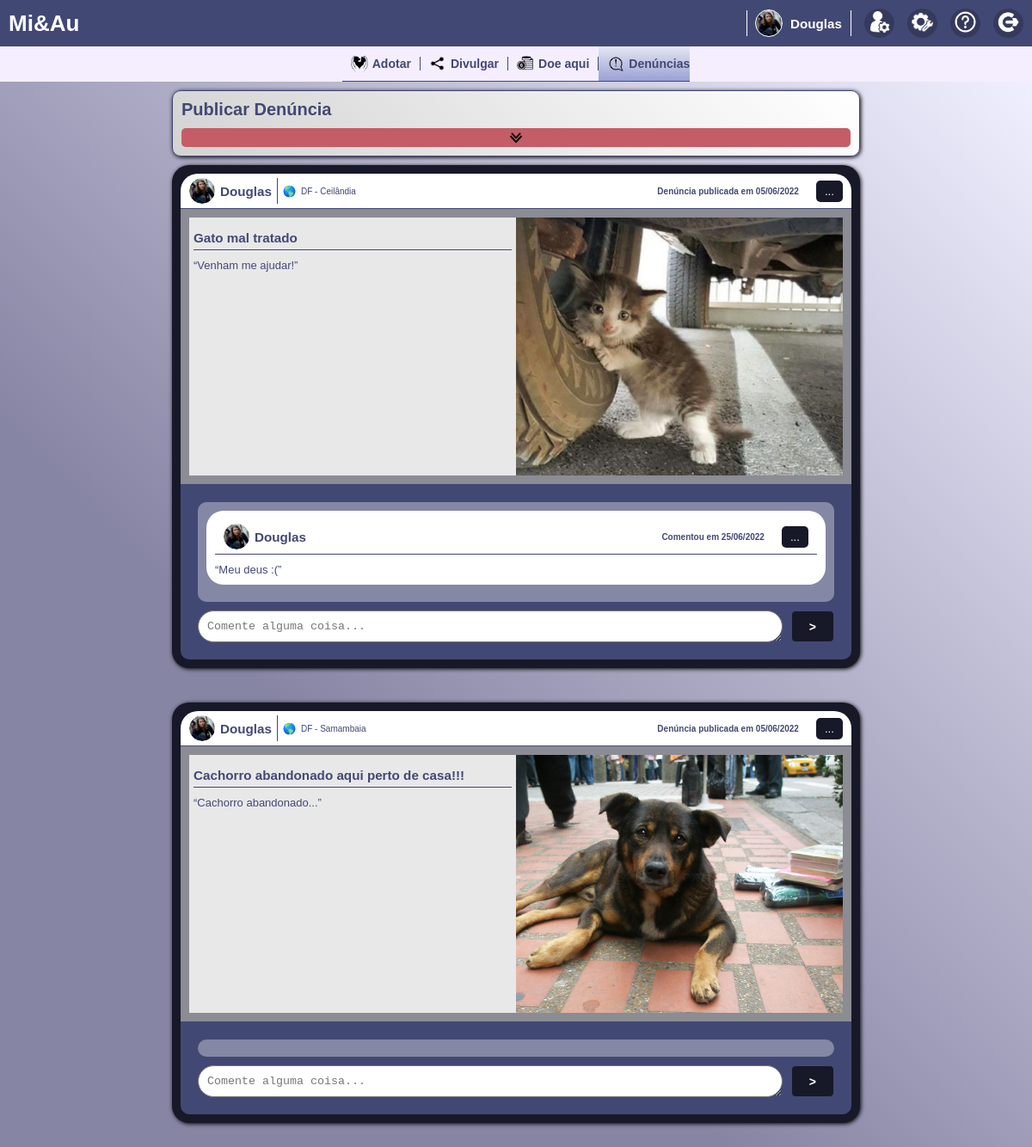
Screenshot of /view/denuncias.php (signed in) with the database file from the repository.
### tables this page shows
CREATE TABLE `html` (
  `idtag` int(11) NOT NULL AUTO_INCREMENT,
  `name` varchar(50) NOT NULL,
  `content` text NOT NULL,
  PRIMARY KEY (`idtag`)
);

CREATE TABLE `denuncia` (
  `iddenuncia` int(5) unsigned zerofill NOT NULL AUTO_INCREMENT,
  `idusuario` int(5) unsigned zerofill NOT NULL,
  `estado` char(2) NOT NULL,
  `cidade` varchar(50) NOT NULL,
  `foto` varchar(255) DEFAULT NULL,
  `titulo` varchar(255) DEFAULT NULL,
  `descricao` text NOT NULL,
  `situacaoDenuncia` tinyint(1) NOT NULL DEFAULT 1,
  `dataCadastro` date NOT NULL,
  PRIMARY KEY (`iddenuncia`),
  KEY `denuncia_ibfk_idx` (`idusuario`),
  CONSTRAINT `denuncia_ibfk_1` FOREIGN KEY (`idusuario`) REFERENCES `usuarios` (`idusuario`) ON DELETE NO ACTION ON UPDATE NO ACTION
);

CREATE TABLE `usuarios` (
  `idusuario` int(5) unsigned zerofill NOT NULL AUTO_INCREMENT,
  `nome` varchar(30) NOT NULL,
  `sobrenome` varchar(60) NOT NULL,
  `email` varchar(60) NOT NULL,
  `telefone` varchar(14) DEFAULT NULL,
  `estado` char(2) DEFAULT NULL,
  `cidade` varchar(50) DEFAULT NULL,
  `senha` varchar(30) NOT NULL,
  `img_usuario` varchar(255) NOT NULL DEFAULT '../images/usuarios/unset.png',
  `perfil` char(1) NOT NULL DEFAULT 'U',
  `situacaoUsuario` tinyint(1) NOT NULL DEFAULT 1,
  PRIMARY KEY (`idusuario`),
  UNIQUE KEY `email_UNIQUE` (`email`)
);

CREATE TABLE `comentarios_denuncia` (
  `idcomentario` int(5) unsigned zerofill NOT NULL AUTO_INCREMENT,
  `iddenuncia` int(5) unsigned zerofill NOT NULL,
  `idusuario` int(5) unsigned zerofill NOT NULL,
  `texto` text NOT NULL,
  `situacaoComentario` tinyint(1) DEFAULT 1,
  `dataComentario` date NOT NULL,
  PRIMARY KEY (`idcomentario`),
  KEY `iddenuncia` (`iddenuncia`),
  KEY `idusuario` (`idusuario`),
  CONSTRAINT `comentarios_denuncia_ibfk_1` FOREIGN KEY (`iddenuncia`) REFERENCES `denuncia` (`iddenuncia`),
  CONSTRAINT `comentarios_denuncia_ibfk_2` FOREIGN KEY (`idusuario`) REFERENCES `usuarios` (`idusuario`)
);

### model/DAO/htmlDAO.php (called while the page is built)
<?php
class htmlDAO{
    function escreverHTML($name){
    try{
        $conn = new PDO('mysql:host=localhost;dbname=projetomiau;charset=utf8',"root","");
        $sql = "SELECT * FROM html where name=?";
        $stmt= $conn->prepare($sql);
        $stmt->bindValue(1,$name);
        $stmt->execute();
        $retorno = $stmt->fetchAll(PDO::FETCH_ASSOC);
        return $retorno;
    }catch(PDOException $e){
        echo $e->getMessage();
    }
    }
}
?>

### model/DAO/denunciaDAO.php (called while the page is built, shortened)
<?php
class denunciaDAO{
    public function listarDenuncias(){
        try{
            $conn = new PDO('mysql:host=localhost;dbname=projetomiau;charset=utf8',"root","");
            $sql = "SELECT * FROM denuncia ORDER BY iddenuncia DESC";
            $stmt = $conn->prepare($sql);
            $stmt->execute();
            $retorno = $stmt->fetchAll(PDO::FETCH_ASSOC);
            return $retorno;
        }catch(PDOException $e){
            echo $e->getMessage();
        }
    }
}
?>

### model/DAO/usuarioDAO.php (called while the page is built, shortened)
<?php
class usuarioDAO{
public function pesquisarUsuario($id){
    try{
        $conn = new PDO('mysql:host=localhost;dbname=projetomiau;charset=utf8',"root","");
        $sql = "SELECT * FROM usuarios WHERE idusuario=?";
        $stmt = $conn->prepare($sql);
        $stmt->bindValue(1,$id);
        $stmt->execute();
        $retorno = $stmt->fetch(PDO::FETCH_ASSOC);
        return $retorno;
    }catch(PDOException $e){
        echo $e->getMessage();
    }
}
}
?>

### model/DAO/comentarioDAO.php (called while the page is built, shortened)
<?php
class comentarioDAO{
    public function listarComentariosDenuncia($iddenuncia){
        try{
            $conn = new PDO('mysql:host=localhost;dbname=projetomiau;charset=utf8','root','');
            $sql = 'SELECT * FROM comentarios_denuncia WHERE iddenuncia=? and situacaoComentario=1 ORDER BY idcomentario DESC';
            $stmt = $conn->prepare($sql);
            $stmt->bindValue(1,$iddenuncia);
            $stmt->execute();
            $retorno = $stmt->fetchAll(PDO::FETCH_ASSOC);
            return $retorno;
        }catch(PDOException $e){
            echo $e->getMessage();
        }
    }
}
?>

### view/denuncias.php (the view, shortened to what this page needs)
<!DOCTYPE html>
<html lang="en">
<head>
    <link rel="stylesheet" href="../css/padrao.css">
    <link rel="stylesheet" href="../css/adotar.css">
    <link rel="stylesheet" href="../css/doe-aqui.css">
</head>
<body>
    <header>
        <div class="header-container">
            <h1>Mi&Au</h1>
            <div class="perfil-selecoes">
                <a class="usuario-id" href="perfil.php?id=<?=$_SESSION["id"]?>">
                    <img src="<?=$_SESSION["img_usuario"]?>">
                    <h3><?=$_SESSION["nome"]?></h3>
                </a>
                <?php
                    if($_SESSION["perfil"] == "A"){
                        echo "<a href='ferramentas-adm.php'><img src='../images/cabecalho_icones/adm-settings2.png'></a>";
                    }
                ?>
                <a href="editarPerfil.php"><img src="../images/cabecalho_icones/settings2.png"></a>
                <a href="faleConosco.php"><img src="../images/cabecalho_icones/support2.png"></a>
                <a href="../control/logoutControl.php"><img src="../images/cabecalho_icones/logoff2.png"></a>
            </div>
        </div>
        <?php
            require_once "../model/DAO/htmlDAO.php";
            $htmlDAO = new htmlDAO();
            $retorno = $htmlDAO->escreverHTML("nav");
            foreach($retorno as $tag){
                echo $tag["content"];
            }
        ?>
    </header>
    <main class="table-row">
        <section>
            <section class="publicar-denuncia" style="background-image:linear-gradient(45deg,lightgrey,white);padding:10px;border-radius:10px;border:1px solid #424874;max-width:800px;margin:10px auto;box-shadow:1px 1px 5px black">
                <h3>Publicar Denúncia</h3>
                <button class="abrir-fechar-bttn">
                    <div class="abrir-fechar-arrow"></div>
                </button>
            </section>
        <?php
            require_once "../model/DAO/denunciaDAO.php";
            $denunciaConn = new denunciaDAO();
            $retorno = $denunciaConn->listarDenuncias();
            foreach($retorno as $denuncia){
        ?>
                <article class="post">
                    <section class="post-id">
                        <div class="usuario-id">
                            <a href="perfil.php?id=<?=$denuncia["idusuario"]?>">
                            <?php
                            require_once "../model/DAO/usuarioDAO.php";
                            $usuarioConn = new usuarioDAO();
                            $divulgador = $usuarioConn->pesquisarUsuario($denuncia["idusuario"]);
                            ?>
                                <img src="<?=$divulgador["img_usuario"]?>">
                                <h3><?=$divulgador["nome"]?></h3>
                            </a>
                            <div>
                                <img src="../images/tools/world.png">
                                <p><?=$denuncia["estado"]?> - <?=$denuncia["cidade"]?></p>
                            </div>
                        </div>
                        <div class="post-id-selections">
                            <p>Denúncia publicada em <?php echo date('d/m/Y', strtotime($denuncia["dataCadastro"])); ?></p>
                            <button class="post-options">...</button>
                        </div>
                    </section>
                    <section class="animal-id">
                        <div>
                            <h3><?=$denuncia["titulo"]?></h3>
                            <q><?=$denuncia["descricao"]?></q>
                        </div>
                        <img src="<?=$denuncia["foto"]?>">
                    </section>
                    <section class="comentarios-section">
                        <div class="comentarios-container">
                        <?php
                            require_once "../model/DAO/comentarioDAO.php";
                            $comentarioConn = new comentarioDAO();
                            $comentarios = $comentarioConn->listarComentariosDenuncia($denuncia["iddenuncia"]);
                            foreach($comentarios as $comentario){
                        ?>
                            <article>
                                <?php
                                    require_once "../model/DAO/usuarioDAO.php";
                                    $usuarioConn = new usuarioDAO();
                                    $usuario = $usuarioConn->pesquisarUsuario($comentario["idusuario"]);
                                ?>
                                <div class="post-id">
                                    <div class="usuario-id">
                                        <img src="<?=$usuario["img_usuario"]?>">
                                        <h3><?=$usuario["nome"]?></h3>
                                    </div>
                                    <div class="post-id-selections">
                                        <p>Comentou em <?php echo date('d/m/Y', strtotime($comentario["dataComentario"])); ?></p>
                                        <button class="comentario-options">...</button>
                                    </div>
                                </div>
                                <q><?=$comentario["texto"]?></q>
                            </article>
                        <?php
                            }
                        ?>
                        </div>
                        <form action="../control/comentarDenunciaControl.php?local=denuncias" method="POST">
                            <textarea placeholder="Comente alguma coisa..." cols="30" rows="1" name="comentario"></textarea>
                            <input type="submit" value=">" title="Comentar">
                        </form>
                    </section>
                </article>
            <?php
                }
            ?>
        </section>
    </main>
</body>
</html>

### css/padrao.css (style rules this page uses)
html,body { height:100%; color:#424874; }
body { background-color:#F4EEFF; font-family:sans-serif; font-size:13px; width:100%; height:100%; min-width:500px; margin:0; padding:0; overflow: hidden; display:table; }
.flex { display:flex; justify-content:center; }
.table-row { display:table-row; overflow-y:scroll; height:100%; }
img { object-fit:cover; object-position:center; }
header .header-container { background-color:#424874; width:100%; display:flex; align-items:center; justify-content:space-between; padding:10px; color:white; }
header .header-container a:nth-child(1n+2) { background-color:rgba(0, 0, 0, 0.2); border-radius:50%; padding:3px 5px; }
header .header-container a:nth-child(1n+2) img { width:25px; height:25px; }
.perfil-selecoes { margin:0; gap:15px; display:flex; align-items:center; }
.usuario-id { border-left:1px solid; border-right:1px solid; display:flex; align-items:center; margin:0; padding:0 10px; gap:10px; cursor:pointer; }
h1,h3 { margin:0; }
.usuario-id img { width:30px; height:30px; border-color:white; border-radius:50%; outline:white solid 1px; }
nav { width:100%; }
nav ul { list-style:none; display:flex; padding:0; border-bottom:1px solid; margin:0; font-size:12px; }
li { display:inline; }
nav li a { color:#424874; display:flex; align-items:center; gap:5px; padding:10px 0 10px 10px; }
li a h3 { margin:0; }
li:not(li:last-child) a h3 { padding-right:10px; border-right:1px solid; }
li a > div { background-size:100%; background-repeat:no-repeat; height:20px; width:20px; }
#adotar > div { background-image:url("../images/guias_icones/adotar.png"); }
#divulgar > div { background-image:url("../images/guias_icones/divulgar.png"); }
#doe-aqui > div { background-image:url("../images/guias_icones/doar.png"); }
#denuncias > div { background-image:url("../images/guias_icones/denuncias.png"); }
* { box-sizing:border-box; }
input,select { background-color:rgba(255, 255, 255, 0.7); border:1px solid #424874; outline:none; border-radius:5px; width:100%; margin:10px 0; padding:5px; font-size:14px; }
input[type="submit"] { background-color:#424874; color:white; cursor:pointer; text-align:center; }
header a { color:white; }
a { text-decoration:none; border:none; }

### css/doe-aqui.css (style rules this page uses)
nav ul li #doe-aqui { background-image:linear-gradient(to top,#9aa1d3,#e5e6f3); }
.table-row { background-color:#F3D7CA; padding:10px; }
.table-row > section { height:100%; overflow-y:scroll; }

### view/denuncias.php (style rules this page uses)
nav ul li #denuncias { background-image:linear-gradient(to top,#9aa1d3,#e5e6f3); }
nav ul li #doe-aqui,nav ul li #adotar { background-image:none; }
.table-row { padding:0; }
.table-row > section { background-image:linear-gradient(45deg,#8785A4 35%,#F0EFFF); }
.table-row .publicar-denuncia h3 { font-size:20px; margin-bottom:10px; }
select,textarea,input[type="file"],input[type="text"] { background-color:white; }
textarea { resize:vertical; }
.post { background-color:#171928; width:98%; max-width:800px; margin:0 auto 40px auto; box-shadow:1px 1px 5px black; }
.comentarios-section { background-color:#424874; }
.comentarios-container { background-color:rgba(255,255,255,0.35); }
.comentarios-section input[type="submit"] { background-color:#171928; color:white; }
.post .animal-id { display:flex; flex-wrap:wrap; overflow:hidden; }
.post .animal-id img { border-radius:0; width:auto; flex:1; min-width:unset; width:50%; }
.post .animal-id > div { border-radius:0; min-width:300px; }
.abrir-fechar-bttn { background-color:#C45D67; border:none; outline:none; border-radius:5px; display:flex; justify-content:center; cursor:pointer; width:100%; }
.abrir-fechar-arrow { background-image:url('../images/tools/down-arrow.png'); background-size:100%; background-repeat:no-repeat; width:20px; height:20px; }
.post-options,.comentario-options { background-color:#171928; }

### rows the page displays
html: content "Adotar Divulgar Doe aqui Denúncias"
denuncia: idusuario.img_usuario (picture), idusuario.nome "Douglas", estado "DF", cidade "Ceilândia", dataCadastro "05/06/2022", titulo "Gato mal tratado", descricao "Venham me ajudar!", foto (picture)
comentarios_denuncia: idusuario.img_usuario (picture), idusuario.nome "Douglas", dataComentario "25/06/2022", texto "Meu deus :("
denuncia: idusuario.img_usuario (picture), idusuario.nome "Douglas", estado "DF", cidade "Samambaia", dataCadastro "05/06/2022", titulo "Cachorro abandonado aqui perto de casa!!!", descricao "Cachorro abandonado...", foto (picture)

### other values shown
$_SESSION["nome"] "Douglas"
